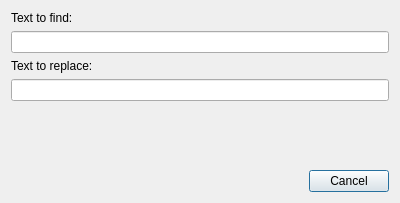
<?xml version="1.0" encoding="UTF-8"?>
<ui version="4.0">
 <class>ReplaceDialog</class>
 <widget class="QDialog" name="ReplaceDialog">
  <property name="geometry">
   <rect>
    <x>0</x>
    <y>0</y>
    <width>400</width>
    <height>203</height>
   </rect>
  </property>
  <property name="windowTitle">
   <string>Dialog</string>
  </property>
  <layout class="QVBoxLayout" name="verticalLayout">
   <item>
    <widget class="QLabel" name="label">
     <property name="text">
      <string>Text to find:</string>
     </property>
    </widget>
   </item>
   <item>
    <widget class="QLineEdit" name="txtFind"/>
   </item>
   <item>
    <widget class="QLabel" name="label_2">
     <property name="text">
      <string>Text to replace:</string>
     </property>
    </widget>
   </item>
   <item>
    <widget class="QLineEdit" name="txtReplace"/>
   </item>
   <item>
    <spacer name="verticalSpacer">
     <property name="orientation">
      <enum>Qt::Vertical</enum>
     </property>
     <property name="sizeHint" stdset="0">
      <size>
       <width>20</width>
       <height>40</height>
      </size>
     </property>
    </spacer>
   </item>
   <item>
    <widget class="QDialogButtonBox" name="buttonBox">
     <property name="orientation">
      <enum>Qt::Horizontal</enum>
     </property>
     <property name="standardButtons">
      <set>QDialogButtonBox::Cancel</set>
     </property>
    </widget>
   </item>
  </layout>
 </widget>
 <resources/>
 <connections>
  <connection>
   <sender>buttonBox</sender>
   <signal>accepted()</signal>
   <receiver>ReplaceDialog</receiver>
   <slot>accept()</slot>
   <hints>
    <hint type="sourcelabel">
     <x>248</x>
     <y>254</y>
    </hint>
    <hint type="destinationlabel">
     <x>157</x>
     <y>274</y>
    </hint>
   </hints>
  </connection>
  <connection>
   <sender>buttonBox</sender>
   <signal>rejected()</signal>
   <receiver>ReplaceDialog</receiver>
   <slot>reject()</slot>
   <hints>
    <hint type="sourcelabel">
     <x>316</x>
     <y>260</y>
    </hint>
    <hint type="destinationlabel">
     <x>286</x>
     <y>274</y>
    </hint>
   </hints>
  </connection>
 </connections>
</ui>
